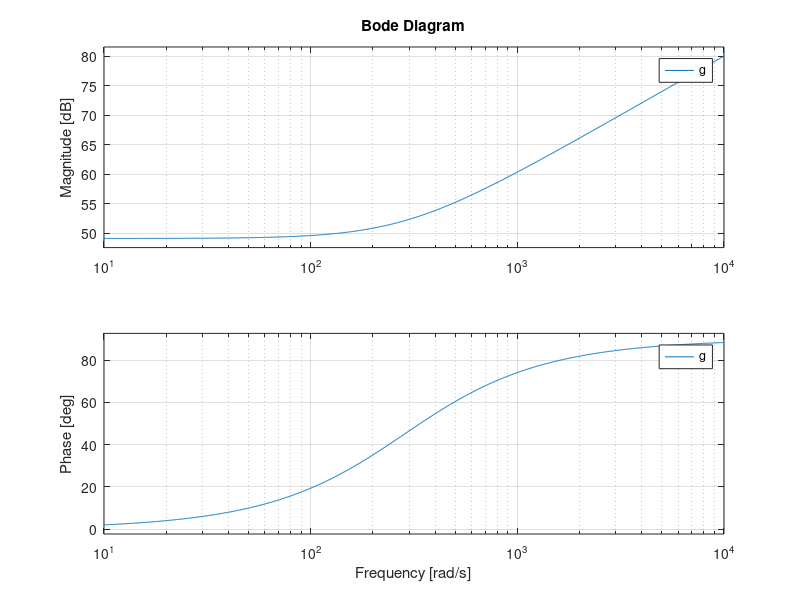

Source code (MATLAB):
s = tf('s');

fBW = 4410;

Nps = 1;
Rout = 8.4;
Rcs = 0.200;
Acs = 1.65;
D = 0.447;
tL = 1.234;
M = 0.808;

Cz = 10*10^(-9);
Rz = 36083;
RFB2 = 1000;
CFB = 9.021*10^(-9);
R1 = 18000;
R2 = 2400;

R8 = 10000;
C8 = 56*10^(-9);

Rpar = 2200;
Gain = R8/Rpar;

G0 = ((Rout*Nps)/(Rcs*Acs))*(1/(((1-D)^2/tL) + (2*M)+1));
%Gs = ((1+s*Cz*Rz)/(s*Cz))*(R1/R2)*(1/(s*CFB*RFB2+1));
%Gs1 = Gain * ((1+s/(fBW/2))/(1+s/(fBW*2)));
%Gs2 = 2.839*((1+s/(4000))/(1+s/(3000)));
%Gs3 = 5 * ((1+s/(700))/(1+s/(1700)));

wesr = 70736;
wrhpz = 17643;

wp1 = 200.082;
wp2 = 50000;

QP = 1;

sys = G0 * (((1+s/wesr)*(1-s/wrhpz))/(1+s/wp1)) * (1/(1+(s/(wp2*QP))+(s^2/wp2^2)));
sys1 = sys * Gain;
%sys2 = sys * Gs2;
%sys3 = sys * Gs3;


g = (s+1/(2*pi*R8*C8))/1;

figure(1)
bode(g)
% margin(sys)
% 
% figure(2)
% bode(sys1)
% margin(sys1)
% 
% figure(3)
% step(sys1)
% 
% figure(4)
% bode(sys * Gain)
% margin(sys * Gain)
% 
% figure(5)
% step(sys2)
% 
% figure(6)
% bode(sys3)
% margin(sys3)
% 
% figure(7)
% step(sys3)
